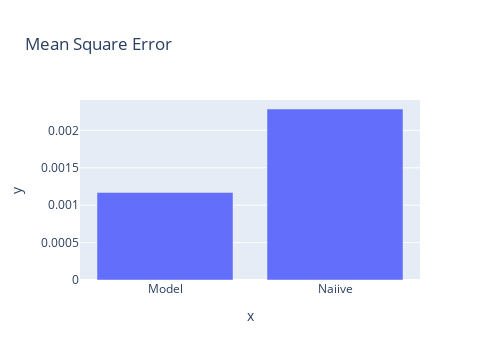

The notebook cell saved with this chart:
### Code cell
# MSE - 30 DAYS
from sklearn.metrics import mean_squared_error
px.bar(x=['Model', 'Naiive'], 
       y = [mean_squared_error(clpusd_30_days_pred_df.loc[end_of_training:]['y_true'], 
                                   clpusd_30_days_pred_df.loc[end_of_training:]['y_pred']), 
                mean_squared_error(clpusd_30_days_pred_df.loc[end_of_training:]['y_true'], 
                                   clpusd_30_days_pred_df.loc[end_of_training:]['naiive_pred'])],
      width = 500,
      title='Mean Square Error')

### Figure 1 — Plotly figure (JSON) as saved in the notebook; plotly's stock layout.template omitted (floating-point values rounded to 4 significant figures)
{"data": [{"alignmentgroup": "True", "hovertemplate": "x=%{x}<br>y=%{y}<extra></extra>", "legendgroup": "", "marker": {"color": "#636efa", "pattern": {"shape": ""}}, "name": "", "offsetgroup": "", "orientation": "v", "showlegend": false, "textposition": "auto", "type": "bar", "x": ["Model", "Naiive"], "xaxis": "x", "y": [0.001171, 0.002286], "yaxis": "y"}], "layout": {"barmode": "relative", "dragmode": "lasso", "height": 360, "legend": {"tracegroupgap": 0}, "title": {"text": "Mean Square Error"}, "width": 500, "xaxis": {"anchor": "y", "autorange": true, "domain": [0, 1], "range": [-0.5, 1.5], "title": {"text": "x"}, "type": "category"}, "yaxis": {"anchor": "x", "autorange": true, "domain": [0, 1], "range": [0, 0.002406], "title": {"text": "y"}, "type": "linear"}}}
